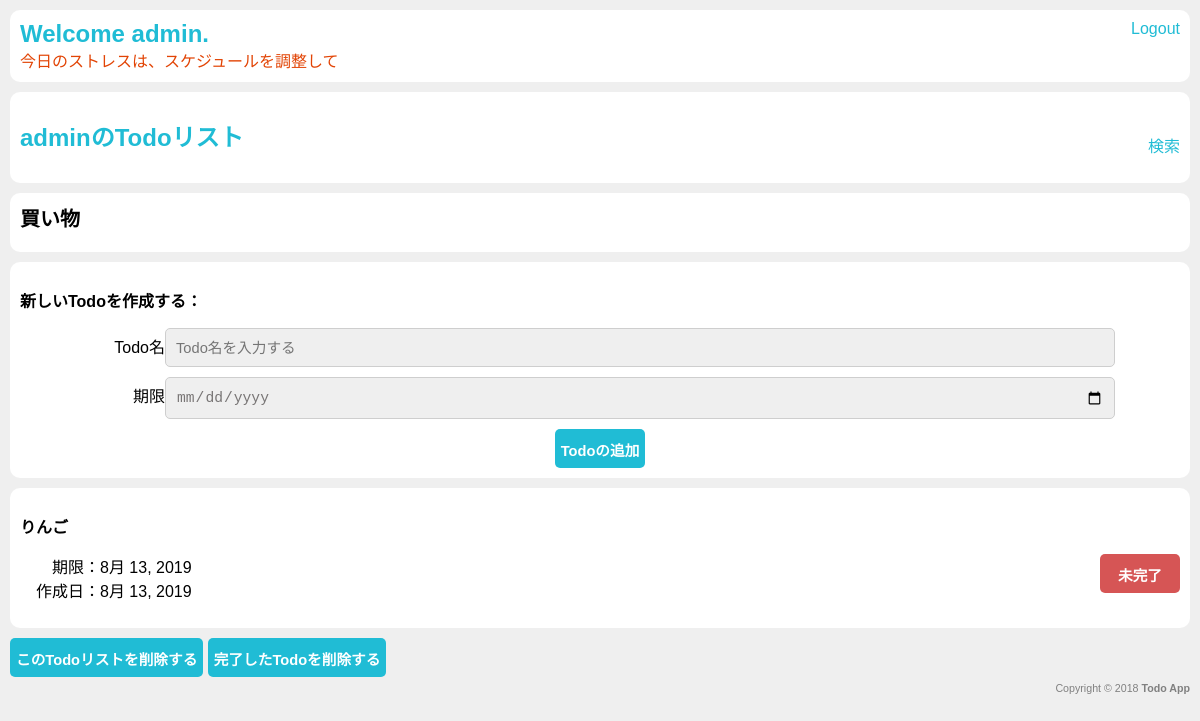
The app's page /detail/2/ (signed in) with its own data.
### todo/models.py (models this page shows, shortened)
class ToDoList(models.Model):
	user = models.ForeignKey(User, on_delete=models.CASCADE, null=True)
	todolist_text = models.CharField(max_length=60) #Todoリストの名称は30文字以内にしてください。
	list_create_date = models.DateField('date created', default=datetime.date.today)
	num_all = models.IntegerField(default=0)
	num_completed = models.IntegerField(default=0)
	latest_deadline = models.DateField('latest deadline',default=datetime.date(2099,12,30))

class ToDo(models.Model):
	todolist = models.ForeignKey(ToDoList, on_delete=models.CASCADE)
	todo_text = models.CharField(max_length=60) #Todoの名称は30文字以内にしてください。
	deadline = models.DateField('deadline')
	todo_create_date = models.DateField('date created', default=datetime.date.today)
	complete = models.BooleanField(default=False)

### todo/views.py (the view)
# urls.py: path('detail/<int:todolist_id>/', views.detail, name='detail'),
@login_required(login_url='/login')
def detail(request, todolist_id):
	todolist = ToDoList.objects.get(pk=todolist_id)
	todolist.num_all = todolist.todo_set.count()
	todolist.num_completed = todolist.todo_set.filter(complete=True).count()
	form = ToDoForm()
	todos = todolist.todo_set.order_by('-id')
	context = {
		'todolist': todolist,
		'todos': todos,
		'form': form,
	}
	return render(request, 'todo/detail.html', context)

### todo/forms.py
class ToDoForm(forms.Form):
	text = forms.CharField(max_length=60,
		widget=forms.TextInput(
			attrs={
			"name":"todoname",
			"type":"text",
			"placeholder":"Todo名を入力する" ,
			}))
	deadline = forms.DateField(
		widget=forms.TextInput(
			attrs={
			"name": "deadline",
			"type":"date",
			"placeholder":"期限を入力する"
			}))

### todo/templates/todo/detail.html (shortened to what this page needs)
{% extends 'todo/base.html' %}
{% block content %}
	<div class="section" id="Todo_list_name">
		<h2 id="black">{{ todolist.todolist_text }}</h2>
	</div>
	<div class="section" id="new_todo">
		<p id="message">新しいTodoを作成する：</p>
		<form action="{% url 'addtodo' todolist.id %}" method="POST" role="form">
			<div class="todo_form">
				<label>Todo名　</label>{{ form.text }}<br/>
				<label>期限　</label>{{ form.deadline }}<br/>
				<button type="submit" class="btn btn-default">Todoの追加</button>
			</div>
		</form>
	</div>
	{% for todo in todos %}
	<div class="section" id="">
			<p class="todo_name">{{ todo.todo_text }}</p>
			<div>
				<p>
					<div class="floating">
						{% if todo.complete %}
						<a href="{% url 'uncomplete' todolist.id todo.id %}"><button type="submit" class="btn completed">完了</button></a>
						{% else %}
						<a href="{% url 'complete' todolist.id todo.id %}"><button type="submit" class="btn uncompleted">未完了</button></a>
						{% endif %}
					</div>
					<label>期限：</label>{{ todo.deadline }}<br/>
					<label>作成日：</label>{{ todo.todo_create_date }}
				</p>
			</div>
	</div>
	{% endfor %}
	{% if todolist.num_all == 0 %}
	<p id="error">
			登録されたTodoはございません!
	</p>
	<a href="{% url 'deletetodolist' todolist.id %}"><button type="submit" class="btn btn-default">このTodoリストを削除する</button></a>
	{% else %}
	<a href="{% url 'deletetodolist' todolist.id %}"><button type="submit" class="btn btn-default">このTodoリストを削除する</button></a>
	<a href="{% url 'deletecompleted' todolist.id %}"><button type="submit" class="btn btn-default">完了したTodoを削除する</button></a>
	{% endif %}
{% endblock %}

### todo/templates/todo/base.html (shortened to what this page needs)
{% load static %}
<!DOCTYPE html>
<html>
<head>
	<link rel="stylesheet" type="text/css" href="{% static './todo/styles.css' %}">
</head>
<body>
	<div class="section navbar">
		{% if user.is_authenticated %}
		<ul style="padding: 0;  margin: 0;">
			<li><a class="title" href="{% url 'index' %} " style="padding: 0;  margin: 0;">Welcome {{ user.username }}.</a></li>
			<li><a class="search" href="{% url 'logoutuser' %}" style="padding: 0;  margin: 0;">Logout</a></li>
		</ul>
		{% if user.profile.stress_point < 50 %}
		<p style="color: #20bcd5; padding: 0; margin: 0;">今日のストレスは{{ user.profile.stress_point }}、いい感じ</p>
		{% elif user.profile.stress_point < 100 %}
		<p style="color: #f7e123; padding: 0; margin: 0;">今日のストレスは{{ user.profile.stress_point }}、頑張れ</p>
		{% else %}
		<p style="color: #e24405; padding: 0; margin: 0;">今日のストレスは{{ user.profile.stress_point }}、スケジュールを調整して</p>
		{% endif %}
		{% else %}
		<ul style="padding-left: 0px;">
			<li><a class="title" href="{% url 'login' %}"> Welcome. Please Login</a></li>
		</ul>
		{% endif %}
	</div>
	{% if user.is_authenticated %}
	<div class="section navbar">
		{% block navbar %}
		<ul style="padding-left: 0px;">
			<li><a class="title" href="{% url 'index' %}">{{ user.username }}のTodoリスト</a></li>
			<li><a class="search" href="{% url 'searchpage' %}">検索</a></li>
		</ul>
		{% endblock %}
	</div>
	<div id="content">
		{% block content %}{% endblock %}
	</div>
	{% endif %}
	<div id="footer" class="copyright">
		{% block copyright %}
		Copyright &copy; 2018 <strong>Todo App</strong>
		{% endblock %}
	</div>
</body>
</html>

### todo/static/todo/styles.css (style rules this page uses)
html { margin: 0; padding: 0; }
body { font-family: "ヒラギノ角ゴ Pro W3", "Hiragino Kaku Gothic Pro",Osaka, "メイリオ", Meiryo, "ＭＳ Ｐゴシック", "MS PGothic", sans-serif; font-size: 12pt; background-color: #efefef; padding: 10px; margin: 0; }
a { text-decoration: none; color: #20bcd5; }
.navbar ul { list-style-type: none; overflow: hidden; }
.navbar li { display:inline; }
.navbar .title { display: inline-block; color: #20bcd5; text-align: left; font-size:18pt; font-weight: bold; padding:0px; }
.navbar .search { display: inline-block; padding-top: 15px; color: #20bcd5; text-align: right; float:right; }
.copyright { font-size: 8pt; text-align: right; padding-top: 5px; padding-bottom: 10px; color: grey; }
.section { background-color: #fff; padding: 10px; margin-bottom: 10px; border-radius: 10px; }
form { text-align: center; margin-top: 0; }
input { margin-bottom: 10px; font-size: 11pt; padding: 11px 10px 10px; border: 1px solid #cecece; background-color: #efefef; color: #787575; border-radius: 5px; outline: none; width: 80%; }
.btn { background-color: #20bcd5; border-radius: 5px; padding-top: 10px; padding-bottom: 8px; cursor: pointer; color: #ffffff; border: none; outline: none; margin: 0; font-weight: bold; font-size: 11pt; }
#message { font-weight: bold; }
h2 { font-size: 15pt; color: #20bcd5; text-align: left; padding: 0 0 0 0; margin: 0 0 10px 0; }
h2#black { color:black; }
ul { list-style-type: none; }
label { display: inline-block; width: 80px; text-align: right; margin: 0; }
p.todo_name { font-weight: bold; }
.btn.uncompleted { background-color: #d65555; width: 80px; }
.floating { float:right; }

### records on screen
ToDoList: todolist_text "買い物"
ToDo: todo_text "りんご", complete "未完了", deadline "8月 13, 2019", todo_create_date "8月 13, 2019"

### other values on screen
{{ user.username }} "admin"
